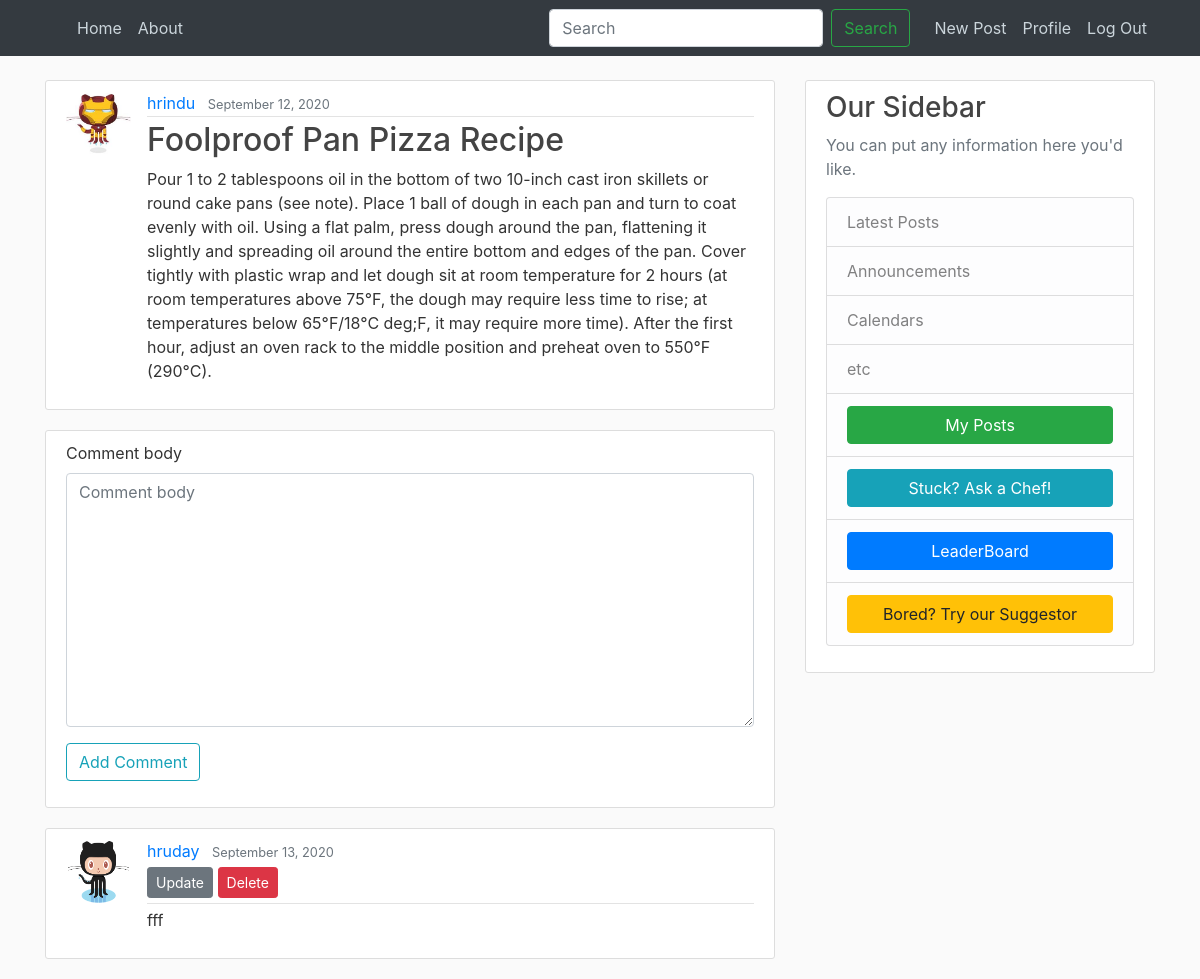
Page /post/40 (signed in) on the committed database.
### blog/models.py (models this page shows, shortened)
class Post(models.Model):
	title = models.CharField(max_length=100)
	content = models.TextField(blank=False)
	date_posted = models.DateTimeField(default=timezone.now)
	author = models.ForeignKey(User, on_delete=models.CASCADE)

class Comments(models.Model):
	post = models.ForeignKey(Post, on_delete=models.CASCADE)
	comment_author = models.ForeignKey(User, on_delete=models.CASCADE, default=None)
	comment_body = models.TextField()
	comment_date = models.DateField(default=timezone.now)

### users/models.py (models this page shows, shortened)
class Profile(models.Model):
	user = models.OneToOneField(User, on_delete=models.CASCADE)
	image = models.ImageField(default='default.png', upload_to='profile_pics')
	block_status = models.IntegerField(default=0)

### blog/views.py (the view, shortened to what this page needs)
# urls.py: path('post/<int:post_pk>', PostDetails, name='post-detail'),
def PostDetails(request, post_pk):
	post = Post.objects.filter(pk = post_pk)[0]
	comment_form = AddComment()
	comments = Comments.objects.filter(post = post)
	return render(request, 'blog/post_detail.html',{'post':post,'comment_form':comment_form, 'comments':comments})

### blog/forms.py
class AddComment(forms.ModelForm):
    class Meta:
        model = Comments
        fields = ['comment_body']

### blog/templates/blog/post_detail.html (shortened to what this page needs)
{% extends "blog/base.html" %}
{% load bootstrap4 %}
{% block content %}
    <article class="media content-section">
      <img src="{{ post.author.profile.image.url }} " class="rounded-circle article-img">
      <div class="media-body">
        <div class="article-metadata">
          <a class="mr-2" href="{% url 'user-posts' post.author.username %}">{{ post.author }}</a>
          <small class="text-muted">{{ post.date_posted|date:"F d, Y" }}</small>
        </div>
        <h2 class="article-title" >{{ post.title }}</a></h2>
        <p class="article-content">{{ post.content }}</p>
      </div>
    </article>
    {% if user.is_authenticated %}
    <div class="content-section">
      <form method="post">
          {% bootstrap_form comment_form %}
          <div class="form-group">
              <button class="btn btn-outline-info" type="submit">Add Comment</button>
          </div>
      </form>
    </div>
    {% else %}
    <div class="alert alert-danger" role="alert">
      <h4 class="alert-heading">Cannot Comment</h4>
      <hr>
      <p class="mb-0">You need to be logged in to add a comment.</p>
    </div>
    {% endif %}
    {% for comment in comments %}
        <article class="media content-section">
          <img src="{{ comment.comment_author.profile.image.url }} " class="rounded-circle article-img">
          <div class="media-body">
            <div class="article-metadata">
              <a class="mr-2" href="{% url 'user-posts' comment.comment_author.username %}">{{ comment.comment_author }}</a>
              <small class="text-muted">{{ comment.comment_date|date:"F d, Y" }}</small>
              {% if comment.comment_author == user %}
              <div >
                <a href="{% url 'comment-update' comment.id %}" class="btn btn-secondary btn-sm my-1 ml-auto">Update</a>
                <a href="{% url 'comment-delete' comment.id %}" class="btn btn-danger btn-sm my-1">Delete</a>
              </div>
            {% endif %}
            </div>
            <p class="article-content">{{ comment.comment_body }}</p>
          </div>
        </article>
    {% endfor %}
{% endblock content %}

### blog/static/blog/main.css (style rules this page uses)
body { background: #fafafa; color: #333333; margin-top: 5rem; }
h1, h2, h3, h4, h5, h6 { color: #444444; }
.content-section { background: #ffffff; padding: 10px 20px; border: 1px solid #dddddd; border-radius: 3px; margin-bottom: 20px; }
.article-title { color: #444444; }
.article-content { white-space: pre-line; }
.article-img { height: 65px; width: 65px; margin-right: 16px; }
.article-metadata { padding-bottom: 1px; margin-bottom: 4px; border-bottom: 1px solid #e3e3e3 }

### rows in the picture
Post: author.profile.image (picture), author "hrindu", date_posted "September 12, 2020", title "Foolproof Pan Pizza Recipe", content "Pour 1 to 2 tablespoons oil in the bottom of two 10-inch cast iron skillets or round cake pans (see note). Place 1 ball of dough in each pan and turn to coat evenly with oil. Using a flat palm, press dough around the pan, flattening it slightly and spreading oil around the entire bottom and edges of the pan. Cover tightly with plastic wrap and let dough sit at room temperature for 2 hours (at room temperatures above 75°F, the dough may require less time to rise; at temperatures below 65°F/18°C deg;F, it may require more time). After the first hour, adjust an oven rack to the middle position and preheat oven to 550°F (290°C)."
Comments: comment_author.profile.image (placeholder picture), comment_author "hruday", comment_date "September 13, 2020", shows "Update", comment_body "fff"
